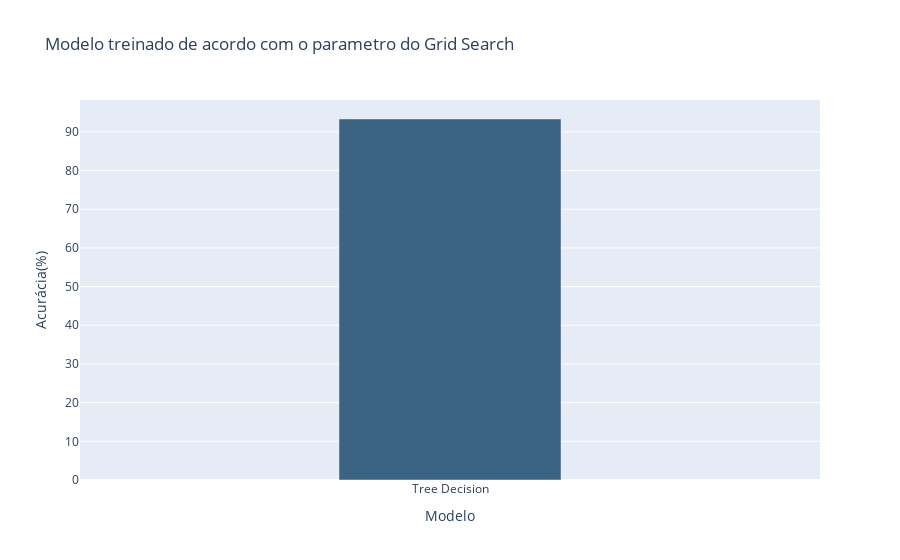

Notebook cell for this chart:
### Code cell
trace = go.Bar(x=['Tree Decision'], y =[93.32]
               ,width=[0.3],marker_color='rgb(60, 99, 130)')
layout = go.Layout(title='Modelo treinado de acordo com o parametro do Grid Search'
                   ,xaxis={'title':'Modelo'},yaxis={'title':'Acurácia(%)'})
data = [trace]
fig = go.Figure(data=data,layout=layout)
py.iplot(fig)

### Figure 1 — Plotly figure (JSON) as saved in the notebook; plotly's stock layout.template omitted (floating-point values rounded to 4 significant figures)
{"data": [{"marker": {"color": "rgb(60, 99, 130)"}, "type": "bar", "width": [0.3], "x": ["Tree Decision"], "y": [93.32]}], "layout": {"title": {"text": "Modelo treinado de acordo com o parametro do Grid Search"}, "xaxis": {"title": {"text": "Modelo"}}, "yaxis": {"title": {"text": "Acurácia(%)"}}}}
